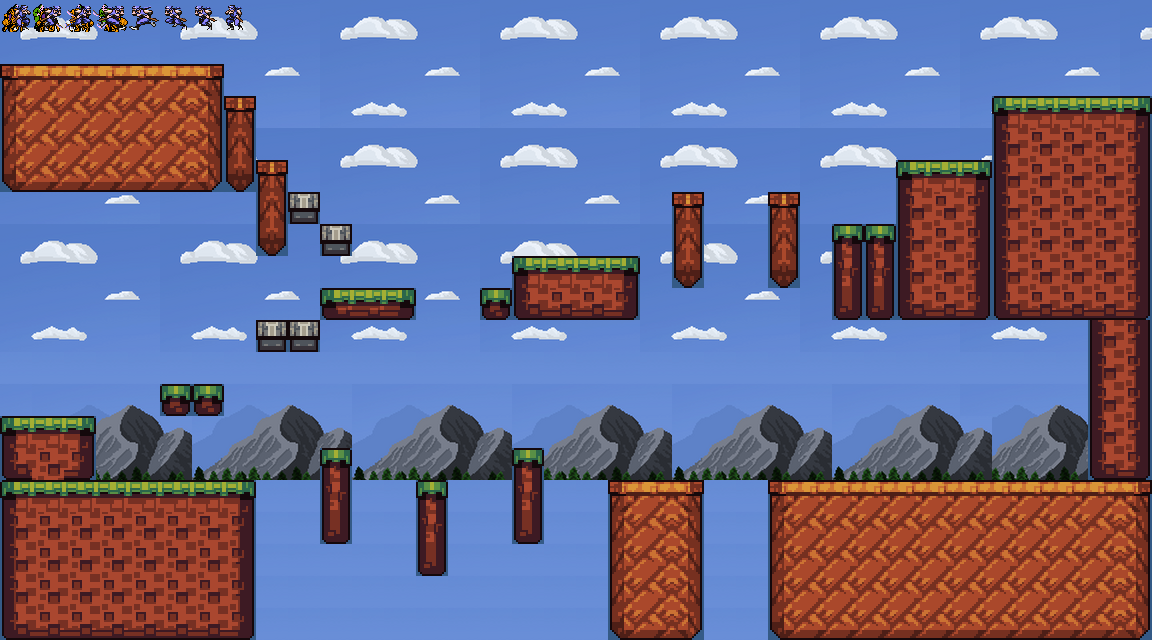

Below is a game level as drawn by its tile map, then a one-line description and the .tmx that defines it (tile-layer data replaced by summaries):
An orthogonal 36x20 tile map with 32x32 px tiles, 8 tile layers (overlay, platform-wall, platform-wall-decorations, zuti-sjekac, ...), 6 tilesets and 4 objects (d_znak, p1, c1, shuriken).

<map version="1.10" tiledversion="1.10.2" orientation="orthogonal" renderorder="right-down" width="36" height="20" tilewidth="32" tileheight="32" infinite="0" nextlayerid="10" nextobjectid="5">
 <editorsettings>
  <export target="../../../Ninja_Gaiden_projekt_verzija5/level2.js" format="js" />
 </editorsettings>
 <tileset firstgid="1" name="mountain-background" tilewidth="32" tileheight="32" tilecount="70" columns="10">
  <image source="../mountain-background.png" width="347" height="250" />
 </tileset>
 <tileset firstgid="71" name="platforme-i-pozadine" tilewidth="32" tileheight="32" tilecount="81" columns="9">
  <image source="../platforme-i-pozadine.png" width="288" height="288" />
 </tileset>
 <tileset firstgid="152" name="ryu-animation_image" tilewidth="32" tileheight="32" tilecount="8" columns="8">
  <image source="../ryu-animation_image.png" width="256" height="32" />
 </tileset>
 <tileset firstgid="160" name="neprijatelji_kolekcija" tilewidth="32" tileheight="32" tilecount="16" columns="8">
  <image source="../neprijatelji_kolekcija.png" width="256" height="64" />
 </tileset>
 <tileset firstgid="176" name="napitci" tilewidth="32" tileheight="32" tilecount="165" columns="15">
  <image source="../napitci.png" width="495" height="382" />
 </tileset>
 <tileset firstgid="341" name="shuriken" tilewidth="32" tileheight="32" tilecount="713" columns="31">
  <image source="../shuriken.png" width="1000" height="750" />
 </tileset>
 <layer id="1" name="overlay" width="36" height="20">
  <data>[720 cells, 720 non-empty, 35 distinct tile ids]</data>
 </layer>
 <layer id="2" name="platform-wall" width="36" height="20">
  <data>[720 cells, 254 non-empty, 1 distinct tile ids]</data>
 </layer>
 <layer id="3" name="platform-wall-decorations" width="36" height="20">
  <data>[720 cells, 256 non-empty, 30 distinct tile ids]</data>
 </layer>
 <objectgroup id="4" name="items">
  <properties>
   <property name="class" value="items" />
  </properties>
  <object id="1" name="d_znak" gid="76" x="1056" y="480" width="32" height="32">
   <properties>
    <property name="class" value="item" />
   </properties>
  </object>
  <object id="2" name="p1" gid="177" x="320" y="32" width="32" height="32">
   <properties>
    <property name="class" value="item" />
   </properties>
  </object>
  <object id="3" name="c1" gid="178" x="352" y="32" width="32" height="32">
   <properties>
    <property name="class" value="item" />
   </properties>
  </object>
  <object id="4" name="shuriken" gid="342" x="288" y="32" width="32" height="32">
   <properties>
    <property name="class" value="item" />
   </properties>
  </object>
 </objectgroup>
 <layer id="5" name="zuti-sjekac" width="36" height="20">
  <properties>
   <property name="class" value="zuti-sjekac" />
  </properties>
  <data>[720 cells, 4 non-empty, 4 distinct tile ids]</data>
 </layer>
 <layer id="8" name="zeleni-sjekac" width="36" height="20">
  <properties>
   <property name="class" value="zeleni-sjekac" />
  </properties>
  <data>[720 cells, 4 non-empty, 4 distinct tile ids]</data>
 </layer>
 <layer id="9" name="pauk" width="36" height="20">
  <properties>
   <property name="class" value="pauk" />
  </properties>
  <data>[720 cells, 4 non-empty, 4 distinct tile ids]</data>
 </layer>
 <layer id="6" name="kostur" width="36" height="20">
  <properties>
   <property name="class" value="kostur" />
  </properties>
  <data>[720 cells, 4 non-empty, 4 distinct tile ids]</data>
 </layer>
 <layer id="7" name="ninja" width="36" height="20">
  <properties>
   <property name="class" value="ninja" />
  </properties>
  <data>[720 cells, 8 non-empty, 8 distinct tile ids]</data>
 </layer>
</map>